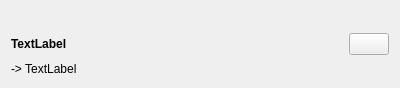
<?xml version="1.0" encoding="UTF-8"?>
<ui version="4.0">
 <class>FavouriteWidget</class>
 <widget class="QWidget" name="FavouriteWidget">
  <property name="geometry">
   <rect>
    <x>0</x>
    <y>0</y>
    <width>400</width>
    <height>88</height>
   </rect>
  </property>
  <property name="windowTitle">
   <string>Dialog</string>
  </property>
  <layout class="QGridLayout" name="gridLayout" rowstretch="0,0">
   <item row="1" column="0">
    <widget class="QLabel" name="project_label">
     <property name="font">
      <font>
       <weight>75</weight>
       <bold>true</bold>
      </font>
     </property>
     <property name="text">
      <string>TextLabel</string>
     </property>
    </widget>
   </item>
   <item row="2" column="0">
    <widget class="QLabel" name="task_label">
     <property name="font">
      <font>
       <weight>50</weight>
       <bold>false</bold>
      </font>
     </property>
     <property name="text">
      <string>-&gt; TextLabel</string>
     </property>
    </widget>
   </item>
   <item row="0" column="2" rowspan="3">
    <widget class="QPushButton" name="unfavourite_button">
     <property name="text">
      <string/>
     </property>
     <property name="icon">
      <iconset resource="icons.qrc">
       <normaloff>:/icons/resources/icons/bin.png</normaloff>:/icons/resources/icons/bin.png</iconset>
     </property>
    </widget>
   </item>
   <item row="1" column="1">
    <spacer name="horizontalSpacer">
     <property name="orientation">
      <enum>Qt::Horizontal</enum>
     </property>
     <property name="sizeHint" stdset="0">
      <size>
       <width>40</width>
       <height>20</height>
      </size>
     </property>
    </spacer>
   </item>
  </layout>
 </widget>
 <resources>
  <include location="icons.qrc"/>
 </resources>
 <connections/>
</ui>
